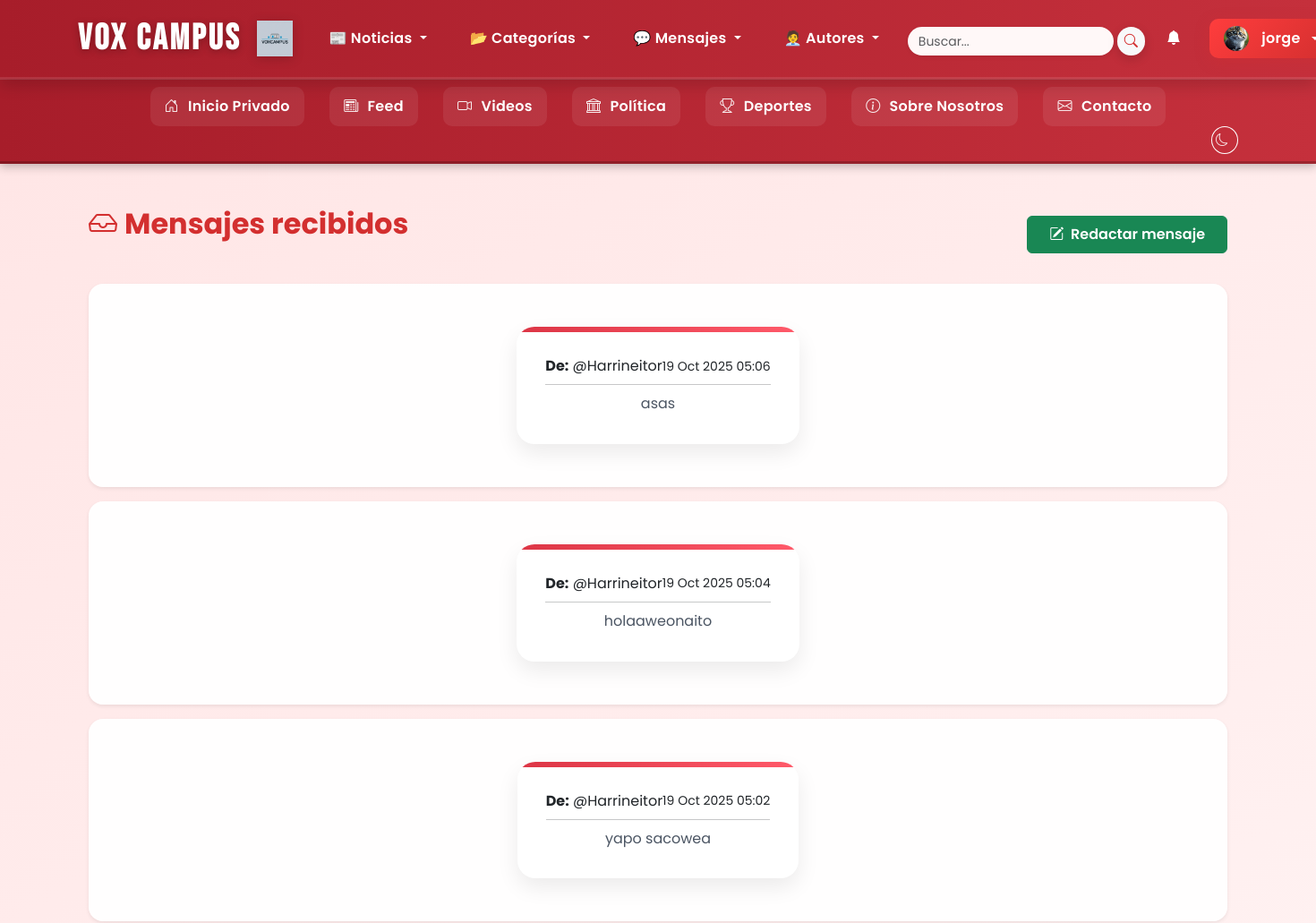
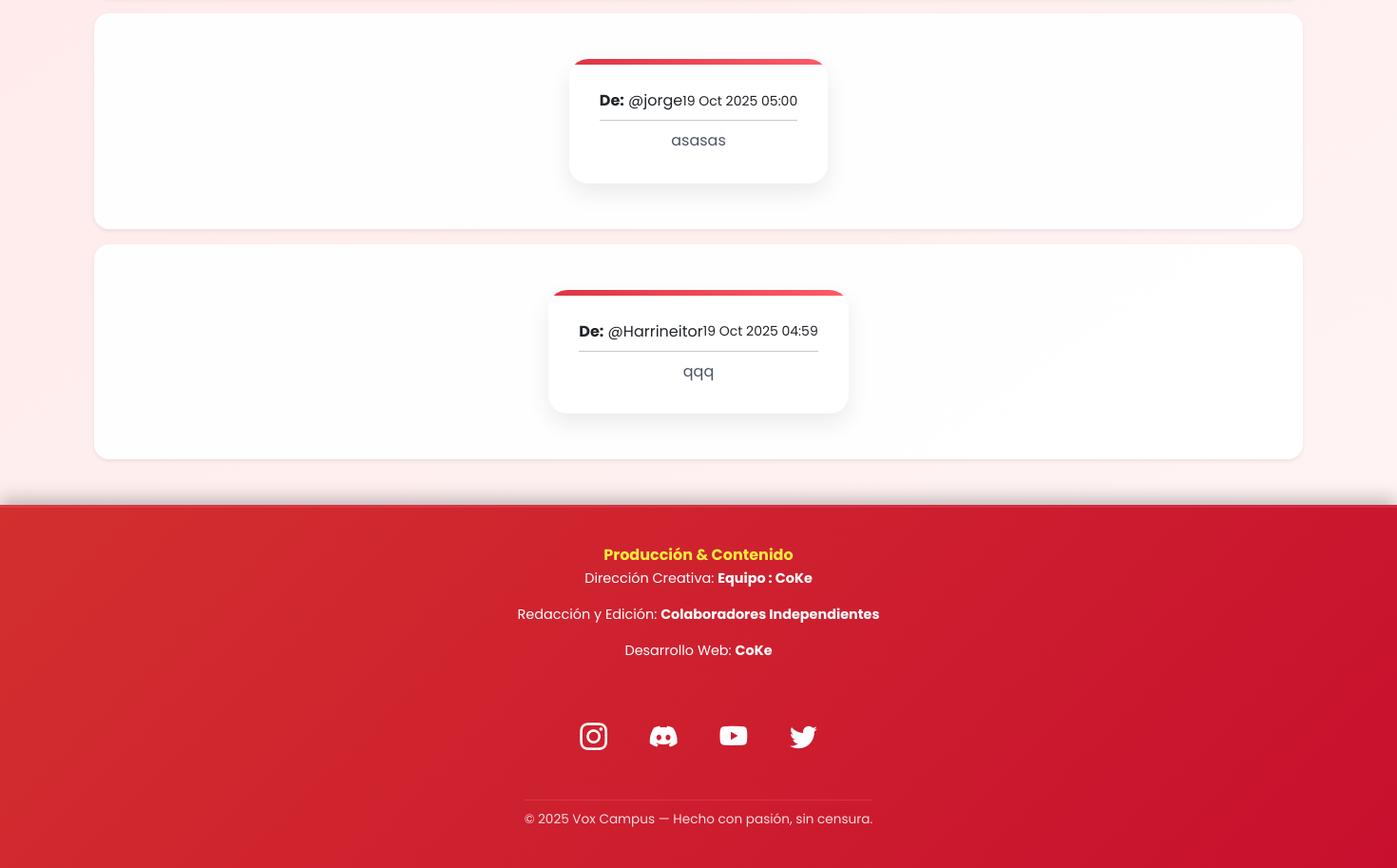
/mensajes/ (signed in), run on the app's committed database (2 pictures, top to bottom).
### noticias/models.py (models this page shows, shortened)
class Perfil(models.Model):
    user = models.OneToOneField(User, on_delete=models.CASCADE, related_name='perfil')
    bio = models.TextField(blank=True, null=True)
    avatar = models.ImageField(upload_to='avatares/', blank=True, null=True)
    rol = models.CharField(
        max_length=20,
        choices=[('autor', 'Autor'), ('admin', 'Administrador')],
        default='autor'
    )

class Mensaje(models.Model):
    remitente = models.ForeignKey(User, related_name='mensajes_enviados', on_delete=models.CASCADE)
    receptor = models.ForeignKey(User, related_name='mensajes_recibidos', on_delete=models.CASCADE)
    contenido = models.TextField()
    leido = models.BooleanField(default=False)
    fecha_envio = models.DateTimeField(auto_now_add=True)

### noticias/views.py (the view)
# urls.py: path('mensajes/', views.bandeja_entrada, name='bandeja_entrada'),
@login_required
def bandeja_entrada(request):
    mensajes = Mensaje.objects.filter(receptor=request.user).order_by('-fecha_envio')
    return render(request, 'noticias/entrada.html', {'mensajes': mensajes})

### noticias/context_processors.py (called while the page is built)
def contadores_globales(request):
    if request.user.is_authenticated:
        notif_count = Notificacion.objects.filter(usuario=request.user, leido=False).count()
        mensajes_no_leidos = Mensaje.objects.filter(receptor=request.user, leido=False).count() if hasattr(request.user, 'mensaje_set') else 0
    else:
        notif_count = 0
        mensajes_no_leidos = 0
    return {
        'notif_count': notif_count,
        'mensajes_no_leidos': mensajes_no_leidos,
    }

def notificaciones_context(request):
    if request.user.is_authenticated:
        notif_count = Notificacion.objects.filter(usuario=request.user, leido=False).count()
    else:
        notif_count = 0
    return {'notif_count': notif_count}

### templates/noticias/entrada.html (shortened to what this page needs)
{% extends 'noticias/base.html' %}
{% block content %}
<div class="container my-5">
   <div class="d-flex justify-content-between align-items-center mb-4">
      <h2 class="fw-bold text-danger mb-4"><i class="bi bi-inbox me-2"></i>Mensajes recibidos</h2>
      <a href="{% url 'enviar_mensaje' %}" class="btn btn-success px-4 py-2 fw-semibold">
      <i class="bi bi-pencil-square me-1"></i> Redactar mensaje
      </a>
   </div>
   {% if mensajes %}
   {% for msg in mensajes %}
   <div class="card shadow-sm border-0 mb-3">
      <div class="card-body">
         <div class="d-flex justify-content-between align-items-center mb-1">
            <div>
               <strong>De:</strong>
               <a href="{% url 'perfil_usuario' msg.remitente.username %}" class="text-decoration-none text-dark">
               @{{ msg.remitente.username }}
               </a>
            </div>
            <small class="card-text">{{ msg.fecha_envio|date:"d M Y H:i" }}</small>
         </div>
         <hr class="my-2">
         <p class="mb-0">{{ msg.contenido }}</p>
      </div>
   </div>
   {% endfor %}
   {% else %}
   <div class="alert alert-info mt-4" role="alert">
      No tienes mensajes por ahora. ¡Todo tranquilo! 😌
   </div>
   {% endif %}
</div>
{% endblock %}

### templates/noticias/base.html (shortened to what this page needs)
{% load static %}
<!DOCTYPE html>
<html lang="es">
<head>
   <link href="https://cdn.jsdelivr.net/npm/bootstrap@5.3.2/dist/css/bootstrap.min.css" rel="stylesheet" />
   <link href="https://cdn.jsdelivr.net/npm/bootstrap-icons@1.11.1/font/bootstrap-icons.css" rel="stylesheet" />
   <link rel="stylesheet" href="{% static 'webnoticias/css/style.css' %}?v=v38" />
</head>
<body>
   <nav class="navbar navbar-expand-lg navbar-dark bg-danger shadow">
      <div class="container">
         <a class="navbar-brand d-flex align-items-center fw-bold"
            href="{% if user.is_authenticated and user.is_superuser %}{% url 'panel_privado' %}{% else %}{% url 'index' %}{% endif %}">
            <span class="me-2 text-white">Vox Campus</span>
            <img src="{% static 'WebNoticias/img/logo.png' %}" alt="Logo Vox Campus"
                 style="height:40px; width:auto; object-fit:contain;" />
         </a>
         <div class="collapse navbar-collapse" id="navbarNav">
            <ul class="navbar-nav mx-auto align-items-center gap-2">
               {% if user.is_authenticated and user.is_superuser or user.is_authenticated and user.is_staff %}
               <li class="nav-item dropdown">
                  <a class="nav-link dropdown-toggle" href="#" id="noticiasDropdown" role="button" data-bs-toggle="dropdown">
                     📰 Noticias
                  </a>
               </li>
               {% endif %}
               {% if user.is_superuser %}
               <li class="nav-item dropdown">
                  <a class="nav-link dropdown-toggle" href="#" id="categoriasDropdown" role="button" data-bs-toggle="dropdown">
                     📂 Categorías
                  </a>
               </li>
               {% endif %}
               {% if user.is_authenticated %}
               <li class="nav-item dropdown">
                  <a class="nav-link dropdown-toggle" href="#" id="mensajesDropdown" role="button" data-bs-toggle="dropdown">
                     💬 Mensajes
                  </a>
               </li>
               {% endif %}
               {% if user.is_authenticated %}
               <li class="nav-item dropdown">
                  <a class="nav-link dropdown-toggle" href="#" id="reporterosDropdown" role="button" data-bs-toggle="dropdown" aria-expanded="false">
                     🧑‍💼 Autores
                  </a>
                     {% if user.is_superuser %}
               </li>
               {% endif %}
             {% endif %}
            </ul>
            <ul class="navbar-nav align-items-center gap-0">
               {% if user.is_authenticated %}
                  <li class="nav-item">
                     <form id="buscador" class="d-flex align-items-center" role="search" method="get" action="{% url 'buscar' %}">
                        <input id="input-busqueda" class="form-control form-control-sm rounded-pill shadow-sm border-0 me-1"
                           type="search" placeholder="Buscar..." name="q" required />
                        <button class="btn btn-light btn-sm rounded-pill px-2 py-0" type="submit" style="height:32px;">
                           <i class="bi bi-search text-danger"></i>
                        </button>
                     </form>
                  </li>
                  <li class="nav-item position-relative">
                     <a href="{% url 'notificaciones' %}" class="nav-link position-relative">
                        <i class="bi bi-bell-fill"></i>
                     </a>
                  </li>
                  <li class="nav-item dropdown">
                     <a class="nav-link dropdown-toggle btn-login px-3 py-2" href="#" id="userDropdown"
                        role="button" data-bs-toggle="dropdown">
                        {% if user.perfil.avatar %}
                           <img src="{{ user.perfil.avatar.url }}" alt="avatar"
                              style="width:28px; height:28px; border-radius:50%; object-fit:cover; margin-right:6px;" />
                        {% else %}
                           <i class="bi bi-person-circle me-1"></i>
                        {% endif %}
                        {{ user.username }}
                     </a>
                  </li>
               {% else %}
                  <li class="nav-item"><a class="btn btn-login fw-bold px-3 py-1" href="{% url 'login' %}">Iniciar Sesión</a></li>
                  <li class="nav-item"><a href="{% url 'registro' %}" class="btn-register px-3 py-1">Regístrate</a></li>
               {% endif %}
            </ul>
         </div>
      </div>
   </nav>
   <div class="subnav">
      <div class="container text-center py-2">
         {% if user.is_authenticated and user.is_superuser %}
            <a href="{% url 'panel_privado' %}" class="subnav-link"><i class="bi bi-house-door"></i> Inicio Privado</a>
         {% else %}
            <a href="{% url 'index' %}" class="subnav-link"><i class="bi bi-house"></i> Inicio</a>
         {% endif %}
         <a href="{% url 'feed' %}" class="subnav-link"><i class="bi bi-newspaper"></i> Feed</a>
         <a href="{% url 'videos' %}" class="subnav-link"><i class="bi bi-camera-video"></i> Videos</a>
         <a href="{% url 'politica' %}" class="subnav-link"><i class="bi bi-bank"></i> Política</a>
         <a href="{% url 'deportes' %}" class="subnav-link"><i class="bi bi-trophy"></i> Deportes</a>
         <a href="{% url 'sobre' %}" class="subnav-link"><i class="bi bi-info-circle"></i> Sobre Nosotros</a>
         <a href="{% url 'contacto' %}" class="subnav-link"><i class="bi bi-envelope"></i> Contacto</a>
         <li class="nav-item d-flex align-items-center ms-2">
            <button id="theme-toggle" class="btn btn-outline-light btn-sm rounded-circle p-1" title="Cambiar tema">
               <i class="bi bi-moon"></i>
            </button>
         </li>
      </div>
   </div>
   <main class="container my-4">
      {% block content %}{% endblock %}
   </main>
   <footer class="footer-premium">
      <div class="footer-container">
         <div class="footer-credits">
            <h4>Producción & Contenido</h4>
            <p>Dirección Creativa: <strong>Equipo : CoKe</strong></p>
            <p>Redacción y Edición: <strong>Colaboradores Independientes</strong></p>
            <p>Desarrollo Web: <strong>CoKe</strong></p>
         </div>
         <div class="footer-social">
            <a href="https://www.instagram.com" target="_blank" class="social-icon"><i class="bi bi-instagram"></i></a>
            <a href="https://discord.com" target="_blank" class="social-icon"><i class="bi bi-discord"></i></a>
            <a href="https://www.youtube.com" target="_blank" class="social-icon"><i class="bi bi-youtube"></i></a>
            <a href="https://twitter.com" target="_blank" class="social-icon"><i class="bi bi-twitter"></i></a>
         </div>
         <div class="footer-bottom">
            <p>&copy; 2025 Vox Campus — Hecho con pasión, sin censura.</p>
         </div>
      </div>
   </footer>
</body>
</html>

### noticias/static/WebNoticias/css/base.css (style rules this page uses)
body { font-family: 'Poppins', sans-serif; color: #212529; scroll-behavior: smooth; margin: 0; background: linear-gradient(145deg, #ffe5e5, #fff6f6); background-attachment: fixed; transition: background-color 0.4s ease, color 0.4s ease; }
a { text-decoration: none; transition: all 0.2s ease; }
.container main, main.container { display:block; }
.navbar-brand img { height: 75px; width: auto; margin-left: 10px; vertical-align: middle; display: inline-block; filter: drop-shadow(0 2px 6px rgba(0,0,0,0.18)); }

### noticias/static/WebNoticias/css/navbar.css (style rules this page uses)
.navbar { background: linear-gradient(90deg, #a71d2a, #c5303c); box-shadow: 0 4px 10px rgba(0,0,0,0.4); border-bottom: 2px solid rgba(255,255,255,0.1); }
.navbar-brand { font-family: 'Bebas Neue','Montserrat',Arial,sans-serif; font-size: 2.5rem; letter-spacing: 3px; color: #fff !important; text-shadow: 0 2px 8px rgba(0,0,0,0.25); transition: transform 0.2s, text-shadow 0.3s; padding-right: 8px; }
.navbar-nav .nav-item { margin: 0 8px; }
.navbar .nav-link { color: #fff; font-weight: 600; letter-spacing: 0.3px; transition: all 0.3s ease; border-radius: 10px; padding: 8px 14px; font-size: 1rem; margin-right: .5rem; }
#theme-toggle { margin-left: auto;; border-color: #fff; color: #fff; transition: all 0.3s ease; }
.subnav { background: linear-gradient(90deg, #a71d2a, #c5303c); border-top: 1px solid rgba(255,255,255,0.15); border-bottom: 3px solid rgba(0,0,0,0.2); box-shadow: 0 3px 10px rgba(0,0,0,0.25); animation: fadeInDown 0.5s ease both; }
.subnav .subnav-link { display: inline-block; color: #fff; font-weight: 600; letter-spacing: 0.3px; margin: 0 12px; padding: 10px 16px; border-radius: 10px; text-decoration: none; background: rgba(255,255,255,0.08); transition: all 0.3s ease; }
.subnav i { margin-right: 6px; opacity: 0.9; }
.navbar-nav.align-items-center { align-items: center !important; }
#buscador { display: flex; align-items: center; margin-top: 5px; }
.navbar-nav.align-items-center > .nav-item { display: flex; align-items: center; }
#input-busqueda { height: 32px; line-height: 32px; padding: 0 10px; width: 200px; max-width: 240px; transition: all 0.3s ease; }
.navbar .nav-item:nth-child(4) { margin-right: 8px; }
#input-busqueda { height: 32px; line-height: 32px; padding: 0 12px; width: 230px; max-width: 280px; background: #fff8f8; transition: all 0.3s ease; }

### noticias/static/WebNoticias/css/panel.css (style rules this page uses)
.navbar, .navbar * { position: relative; z-index: 1000; }

### noticias/static/WebNoticias/css/cards.css (style rules this page uses)
.card { border-radius: 1rem; transition: transform .3s, box-shadow .3s; display:flex; flex-direction:column; height:100%; background:#ffffffee; box-shadow: 0 8px 25px rgba(0,0,0,0.08); }

### noticias/static/WebNoticias/css/forms.css (style rules this page uses)
form input, form textarea, form select { border-radius:.5rem; border:1px solid #ced4da; padding:.75rem 1rem; transition:all .3s ease; }
.btn-login { background:linear-gradient(135deg,#ff3d3d,#d32f2f); color:#fff!important; border:none; border-radius:50px; padding:.65rem 1.8rem; font-weight:700; letter-spacing:.4px; font-size:1.05rem; transition:all .3s ease; box-shadow:0 4px 15px rgba(211,47,47,0.35); display:flex; align-items:center; justify-content:center; gap:8px; margin:0; }
form .btn { border:none; border-radius:12px; font-weight:700; padding:.6rem 1.4rem; font-size:.95rem; transition:all .3s ease; box-shadow:0 4px 12px rgba(0,0,0,.15); vertical-align:middle; }
form .btn, form a.btn { display:inline-flex; align-items:center; justify-content:center; text-decoration:none; height:45px; line-height:1; }

### noticias/static/WebNoticias/css/footer.css (style rules this page uses)
.footer-premium { background:linear-gradient(135deg,#d32f2f,#c8102e); color:#fff; text-align:center; padding:40px 15px 25px; border-top:3px solid rgba(255,255,255,.1); box-shadow:0 -6px 18px rgba(0,0,0,.25); }
.footer-container { max-width:1100px; margin:0 auto; display:flex; flex-direction:column; align-items:center; gap:1.5rem; }
.footer-credits { font-size:.9rem; color:#fff; }
.footer-credits h4 { color:#ffeb3b; font-weight:700; margin-bottom:.3rem; font-size:1rem; }
.footer-social { display:flex; justify-content:center; gap:1.3rem; margin-top:1.2rem; }
.footer-social .social-icon { color:#fff; font-size:1.6rem; transition:all .3s ease; }
.footer-bottom { border-top:1px solid rgba(255,255,255,.15); margin-top:1.2rem; padding-top:10px; font-size:.85rem; opacity:.85; }
.footer-premium .social-icon { font-size:1.8rem; color:#fff; margin:0 12px; transition: all .3s ease; }

### noticias/static/WebNoticias/css/typography.css (style rules this page uses)
h1, h2, h3, h4, h5 { color:#d32f2f; font-weight:700; }
.text-danger { color:#d32f2f !important; }

### noticias/static/WebNoticias/css/responsive.css (style rules this page uses)
html { scroll-behavior: smooth; }

### data on the page
Mensaje: remitente.username "Harrineitor", fecha_envio "19 Oct 2025 05:06", contenido "asas"
Mensaje: remitente.username "Harrineitor", fecha_envio "19 Oct 2025 05:04", contenido "holaaweonaito"
Mensaje: remitente.username "Harrineitor", fecha_envio "19 Oct 2025 05:02", contenido "yapo sacowea"
Mensaje: remitente.username "jorge", fecha_envio "19 Oct 2025 05:00", contenido "asasas"
Mensaje: remitente.username "Harrineitor", fecha_envio "19 Oct 2025 04:59", contenido "qqq"

### other printed values
{{ user.username }} "jorge"
